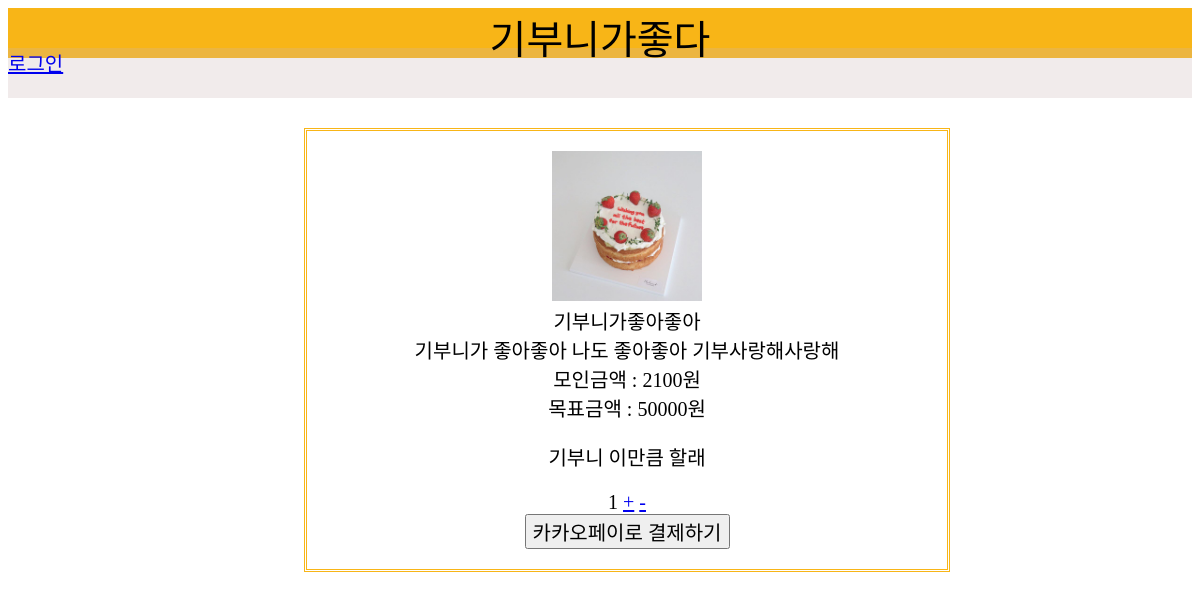
The page /donation/2/ on the database its author committed.
### main/models.py (models this page shows, shortened)
class Product(models.Model):
    product_name = models.CharField(max_length=100)
    product_target_money = models.PositiveIntegerField()
    product_crowd_money = models.PositiveIntegerField()
    product_description = models.TextField()
    product_img = models.ImageField(null=True, upload_to = "img_folder/")

### main/views.py (the view)
# urls.py: path('donation/<int:product_id>/', main.views.detail, name="detail"),
def detail(request, product_id):
    product_detail = get_object_or_404(Product, pk=product_id)
    return render(request, 'detail.html', {'i':product_detail})

### main/templates/detail.html (shortened to what this page needs)
<!DOCTYPE html>
<html lang="kr">
<head>
    {% load static %}
    <link rel="stylesheet" href="{% static 'detail.css' %}">
</head>
<body>
        <div id="top_bar">
            <a href="{% url 'index' %}">기부니가좋다</a>
        </div>
        <div id="navigation">
            <div id="login_bar">
                {% if user.is_active %}
                {{user.username}}님 안녕하세요.
                <a href="{% url 'logout' %}">로그아웃</a>
                {% else %}
                <a href="{% url 'login' %}">로그인</a>
                {% endif %}
            </div>
        </div>
        <div class="detail_wrapper">
            <div class="product_detail_wrapper">
                <form method="POST" action="{% url 'kakaopay' %}">
                    <div class="detail_img">
                        <img src="{{i.product_img.url}}">
                    </div>
                    <div class="detail_introduce">
                        <div class="detail_name">{{i.product_name}}</div>
                        <div class="detail_description">{{i.product_description}}</div>
                        <div class="detail_crowd_money">모인금액 : {{i.product_crowd_money}}원</div>
                        <div class="detail_target_money">목표금액 : {{i.product_target_money}}원</div>
                        <div class="detail_donation_money">
                            <div class="number_select">
                                <div class="select_part">
                                    <p>기부니 이만큼 할래</p>
                                    <span id="donation_count">1</span>
                                    <a href="#" id="increaseQuantity">+</a>
                                    <a href="#" id="decreaseQuantity">-</a>
                                </div>
                            </div>
                            <div class="deatil_donation_go">
                                <input type="submit" value="카카오페이로 결제하기">
                            </div>
                        </div>
                    </div>
                </form>
            </div>
        </div>
</body>
</html>

### static/detail.css (style rules this page uses)
* { font-size:20px; font-family:'GmarketSansMedium'; }
#top_bar { background-color:#F8B517; text-align: center; width:100%; height: 50px; }
#top_bar a { text-decoration: none; font-size:2rem; color:black; }
#navigation { width:100%; height:50px; background-color: rgba(201, 177, 177, 0.261); margin-top:-10px; }
.detail_img img { width:150px; height:150px; }
.product_detail_wrapper { text-align: center; border: double; width: 50vw; margin-left:25%; padding:20px; margin-top:30px; border-color:#F8B517; }

### rows shown on the page
Product: product_img (picture), product_name "기부니가좋아좋아", product_description "기부니가 좋아좋아 나도 좋아좋아 기부사랑해사랑해", product_crowd_money "2100", product_target_money "50000"
